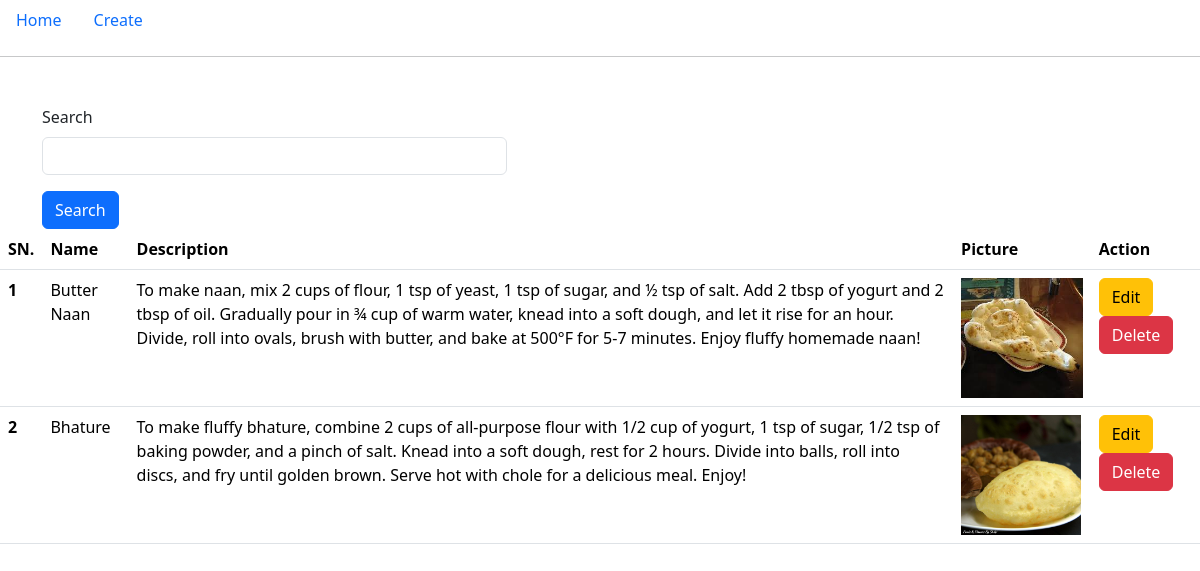
The page / on the database its author committed.
### base/models.py (models this page shows)
class Receipe(models.Model):
    name = models.CharField(max_length=50)
    description = models.TextField()
    image = models.ImageField()

### base/views.py (the view)
# urls.py: 2. Add a URL to urlpatterns:  path('', views.home, name='home')
def home(request):
    foods = Receipe.objects.all()
    if request.method == "POST":
        search = request.POST.get('search')
        foods = foods.filter(name__icontains = search)
    return render(request, 'index.html', context= {'foods':foods})

### templates/index.html (shortened to what this page needs)
{% extends "frame.html" %}
{% block start %}
<form method="POST">
<div class="container mt-5">
  <div class="col-5 mx -auto">
    <div class="mb-3">
      <label for="Search" class="form-label">Search</label>
      <input name="search" type="text" class="form-control" id="Search" aria-describedby="emailHelp">
    </div>
    <button type="submit" class="btn btn-primary mx-auto">Search</button>
  </div>
</div>
</form>
<table class="table">
    <thead>
      <tr>
        <th scope="col">SN.</th>
        <th scope="col">Name</th>
        <th scope="col">Description</th>
        <th scope="col">Picture</th>
        <th scope="col">Action</th>
      </tr>
    </thead>
    <tbody>
        {% for food in foods %}
      <tr>
        <th scope="row">{{forloop.counter}}</th>
        <td>{{food.name}}</td>
        <td>{{food.description}}</td>
        <td>
          <img src="/media/{{food.image}}" style="height :120px">
        </td>
        <td>
         <a href='{% url 'edit' pk=food.id %}'> <button type="button" class="btn btn-warning">Edit</button> </a>
         <a href= '{% url 'delete' pk=food.id %}'> <button type="button" class="btn btn-danger">Delete</button> </a>
        </td>
      </tr>
      {% endfor %}
    </tbody>
  </table>
{% endblock %}

### templates/frame.html (shortened to what this page needs)
<!DOCTYPE html>
<html lang="en">
<head>
    <link href="https://cdn.jsdelivr.net/npm/bootstrap@5.3.3/dist/css/bootstrap.min.css" rel="stylesheet">
</head>
<body>
  <div >
    <ul class="nav nav-pills">
        <li class="nav-item">
          <a class="nav-link " aria-current="page" href="{% url 'home' %}">Home</a>
        </li>
        <li class="nav-item">
          <a class="nav-link" href="{% url 'create' %}">Create</a>
        </li>
      </ul>
  </div>
  <hr>
    {% block start %}
    {% endblock  %}
</body>
<link href="https://cdn.jsdelivr.net/npm/bootstrap@5.3.3/dist/css/bootstrap.min.css" rel="stylesheet">
</html>

### rows shown on the page
Receipe: name "Butter Naan", description "To make naan, mix 2 cups of flour, 1 tsp of yeast, 1 tsp of sugar, and ½ tsp of salt. Add 2 tbsp of yogurt and 2 tbsp of oil. Gradually pour in ¾ cup of warm water, knead into a soft dough, and let it rise for an hour. Divide, roll into ovals, brush with butter, and bake at 500°F for 5-7 minutes. Enjoy fluffy homemade naan!", image (picture)
Receipe: name "Bhature", description "To make fluffy bhature, combine 2 cups of all-purpose flour with 1/2 cup of yogurt, 1 tsp of sugar, 1/2 tsp of baking powder, and a pinch of salt. Knead into a soft dough, rest for 2 hours. Divide into balls, roll into discs, and fry until golden brown. Serve hot with chole for a delicious meal. Enjoy!", image (picture)
